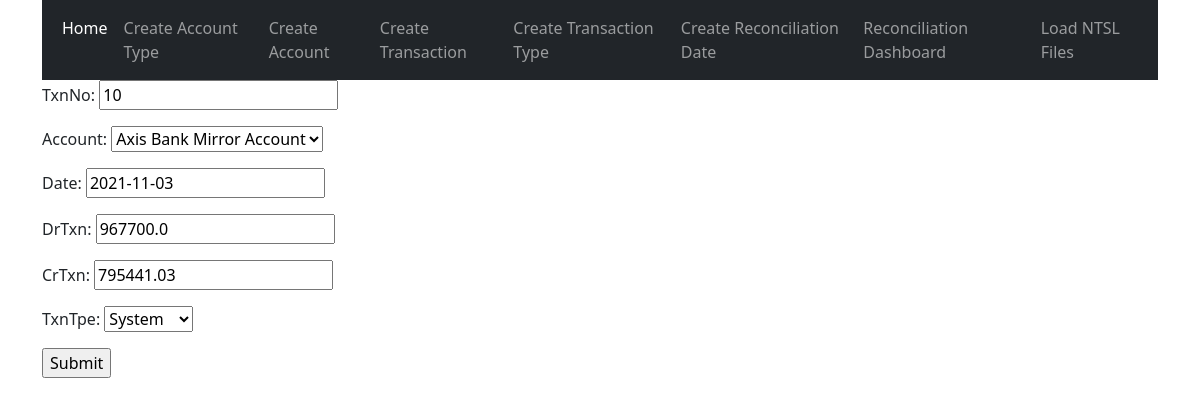
The page /update-transaction/11/ on the database its author committed.
### recon/models.py (models this page shows, shortened)
class Transaction(models.Model):
    txnNo = models.CharField(max_length=25)
    account = models.ForeignKey(Account, on_delete=models.SET_NULL, null=True)
    date = models.DateField()
    drTxn = models.FloatField()
    crTxn = models.FloatField()
    txnTpe = models.ForeignKey(TxnType, on_delete=models.SET_NULL, null=True)

### recon/views.py (the view)
# urls.py: path('update-transaction/<str:pk>/',views.updateTransaction, name='update-transaction'),
def updateTransaction(request,pk):
    transaction= Transaction.objects.get(id=pk)
    form = TransactionForm(instance=transaction)
    if request.method=='POST':
        form=TransactionForm(request.POST,instance=transaction)
        if form.is_valid():
            form.save()
            return redirect('home')
    context = {'form': form}
    return render(request, 'recon/transaction_form.html', context)

### recon/forms.py
class TransactionForm(ModelForm):
    class Meta:
        model = Transaction
        fields = '__all__'

### recon/models.py (called while the page is built)
    def __str__(self):
        return self.name

    def __str__(self):
        return self.type

### recon/templates/recon/transaction_form.html (shortened to what this page needs)
{% extends 'main.html' %}
{% block content %}
  <div>
    <form method="post" action="">
      {{form.as_p}}
      <input type="submit" value="Submit"/>
    </form>
  </div>
{% endblock %}

### rows shown on the page
Transaction: txnNo "10", account "Axis Bank Mirror Account", date "2021-11-03", drTxn "967700.0", crTxn "795441.03", txnTpe "System"
